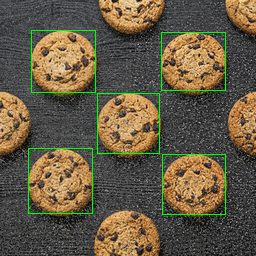
#> input picture VLSI_With_Master_Index/Binarization_Real_Image_Verification_Editing_Flow_With_Index/Binarization_Part2_Real_Image_Verification_v3_Editing_Flow/images/drawBbox_result_p3.bmp, 256 x 256 px, found by its file name
$ python prepare_image.py
#> lines starting #> are read from the running program, lines starting #| are printed output that depends on the picture; after the words box and inside, x2 and y2 are one past the last pixel; in counts of white or black regions, pixels touching at a corner belong together
from PIL import Image
from pathlib import Path
THRESHOLD=128
INPUT=Path("../images/drawBbox_result_p3.bmp")
img=Image.open(INPUT).convert("RGB")
#> img is the input picture: PIL image 256x256 RGB; mean R, G, B 101.7, 91.2, 68.7
gray=img.convert("L")
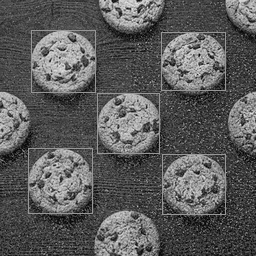
#> gray: PIL image 256x256 L; min 0, max 229, mean 91.8
gray.save("../images/sample_gray.png")
vals=list(gray.getdata())
#> vals = 65536 items
Path("../data/gray.hex").write_text("\n".join(f"{v:02x}" for v in vals)+"\n")
Path("../data/golden_binary.txt").write_text("\n".join("1" if v>=THRESHOLD else "0" for v in vals)+"\n")
gray.point(lambda p:255 if p>=THRESHOLD else 0).save("../images/sample_binary_golden.png")
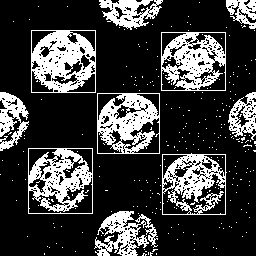
#> saved as sample_binary_golden.png: PIL image 256x256 L; 24.6% white; 271 white regions (260 under 20 px), largest, box (x1, y1, x2, y2) and area: (31, 30, 96, 93) 2585, (28, 148, 93, 214) 2281, (97, 93, 160, 154) 2236
print("Prepared",len(vals),"pixels")
#| Prepared 65536 pixels

$ run again, with VLSI_With_Master_Index/Binarization_Real_Image_Verification_Editing_Flow_With_Index/Binarization_Part2_Real_Image_Verification_v3_Editing_Flow/images/drawBbox_result_p1.bmp copied over VLSI_With_Master_Index/Binarization_Real_Image_Verification_Editing_Flow_With_Index/Binarization_Part2_Real_Image_Verification_v3_Editing_Flow/images/drawBbox_result_p3.bmp
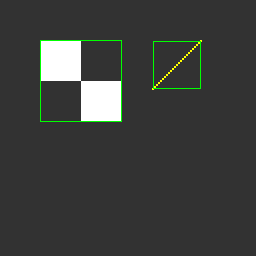
#> input picture VLSI_With_Master_Index/Binarization_Real_Image_Verification_Editing_Flow_With_Index/Binarization_Part2_Real_Image_Verification_v3_Editing_Flow/images/drawBbox_result_p1.bmp, 256 x 256 px, found by its file name
#> img is the input picture: PIL image 256x256 RGB; mean R, G, B 59.9, 61.9, 59.5
#> vals = 65536 items
#> `gray.point(lambda p:255 if p>=THRESHOLD else 0).save("../images/sample..`:
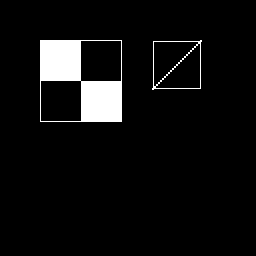
#> saved as sample_binary_golden.png: PIL image 256x256 L; 5.8% white; 2 white regions, box (x1, y1, x2, y2) and area: (40, 40, 122, 122) 3524, (152, 40, 202, 90) 286
#| Prepared 65536 pixels

$ run again, with VLSI_With_Master_Index/Binarization_Real_Image_Verification_Editing_Flow_With_Index/Binarization_Part2_Real_Image_Verification_v3_Editing_Flow/images/drawBbox_result_p2.bmp copied over VLSI_With_Master_Index/Binarization_Real_Image_Verification_Editing_Flow_With_Index/Binarization_Part2_Real_Image_Verification_v3_Editing_Flow/images/drawBbox_result_p3.bmp
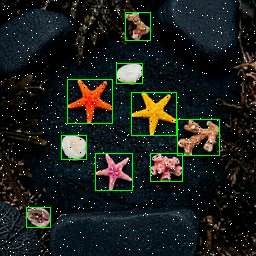
#> input picture VLSI_With_Master_Index/Binarization_Real_Image_Verification_Editing_Flow_With_Index/Binarization_Part2_Real_Image_Verification_v3_Editing_Flow/images/drawBbox_result_p2.bmp, 256 x 256 px, found by its file name
#> img is the input picture: PIL image 256x256 RGB; mean R, G, B 27.4, 32.4, 27.4
#> `gray=img.convert("L")`:
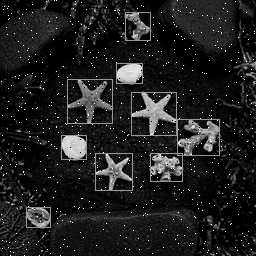
#> gray: PIL image 256x256 L; min 0, max 255, mean 30.3
#> vals = 65536 items
#> `gray.point(lambda p:255 if p>=THRESHOLD else 0).save("../images/sample..`:
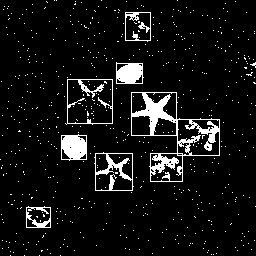
#> saved as sample_binary_golden.png: PIL image 256x256 L; 7.6% white; 600 white regions (593 under 20 px), largest, box (x1, y1, x2, y2) and area: (131, 92, 220, 182) 1899, (61, 134, 87, 161) 562, (116, 62, 144, 84) 484
#| Prepared 65536 pixels

$ run again, with VLSI_With_Master_Index/Binarization_Real_Image_Verification_Editing_Flow_With_Index/Binarization_Part2_Real_Image_Verification_v3_Editing_Flow/images/drawBbox_result_p4.bmp copied over VLSI_With_Master_Index/Binarization_Real_Image_Verification_Editing_Flow_With_Index/Binarization_Part2_Real_Image_Verification_v3_Editing_Flow/images/drawBbox_result_p3.bmp
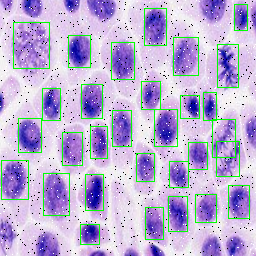
#> input picture VLSI_With_Master_Index/Binarization_Real_Image_Verification_Editing_Flow_With_Index/Binarization_Part2_Real_Image_Verification_v3_Editing_Flow/images/drawBbox_result_p4.bmp, 256 x 256 px, found by its file name
#> img is the input picture: PIL image 256x256 RGB; mean R, G, B 185.2, 174.9, 210.5
#> `gray=img.convert("L")`:
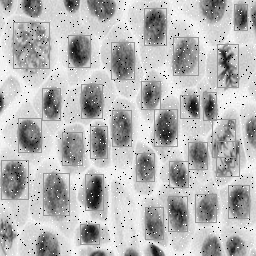
#> gray: PIL image 256x256 L; min 0, max 255, mean 182.1
#> vals = 65536 items
#> `gray.point(lambda p:255 if p>=THRESHOLD else 0).save("../images/sample..`:
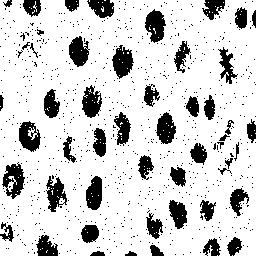
#> saved as sample_binary_golden.png: PIL image 256x256 L; 82.1% white; 780 black regions (729 under 20 px), largest, box (x1, y1, x2, y2) and area: (2, 162, 25, 199) 468, (112, 45, 134, 79) 465, (145, 9, 166, 43) 461
#| Prepared 65536 pixels
